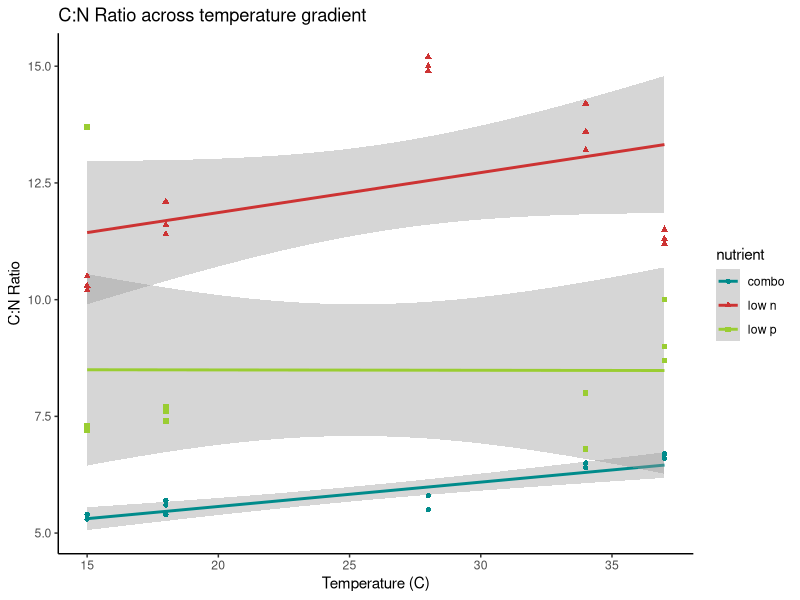
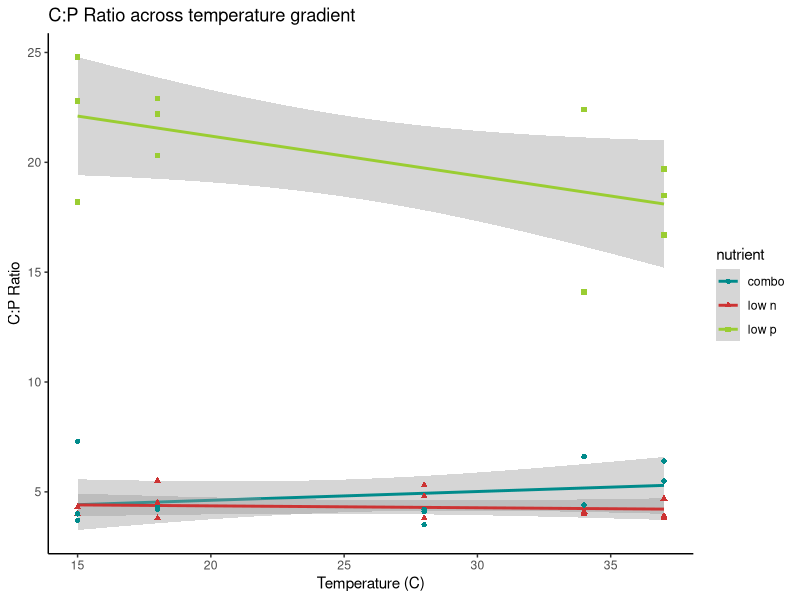
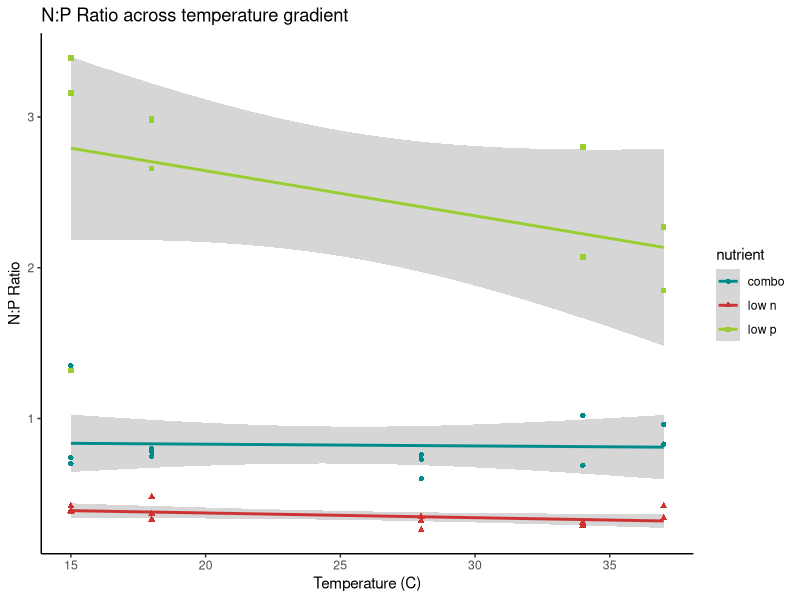
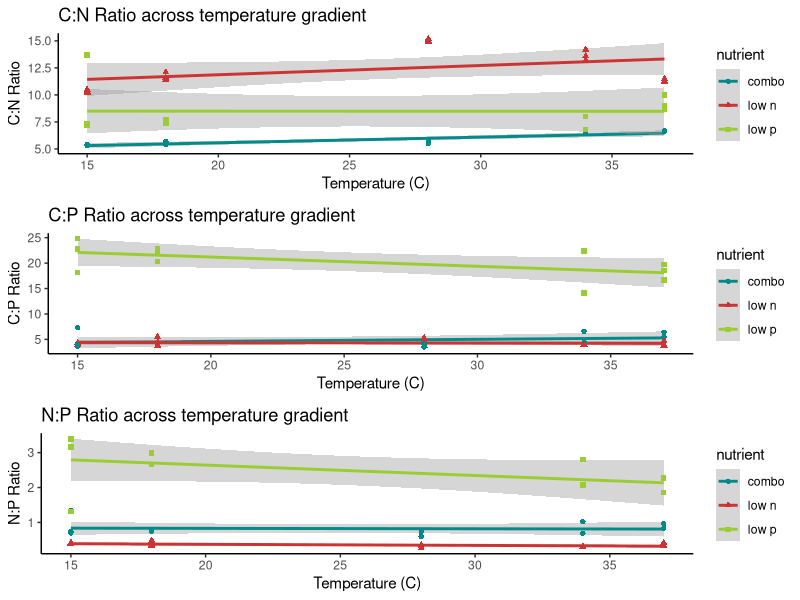
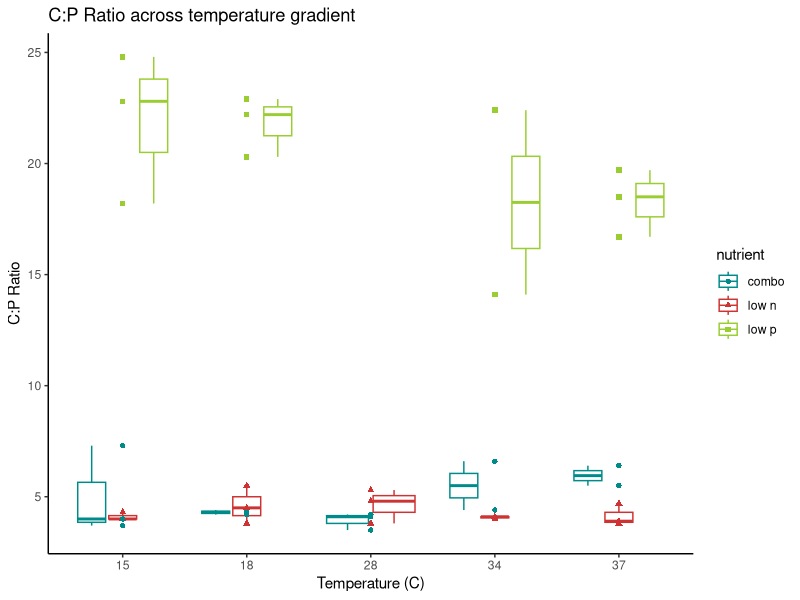
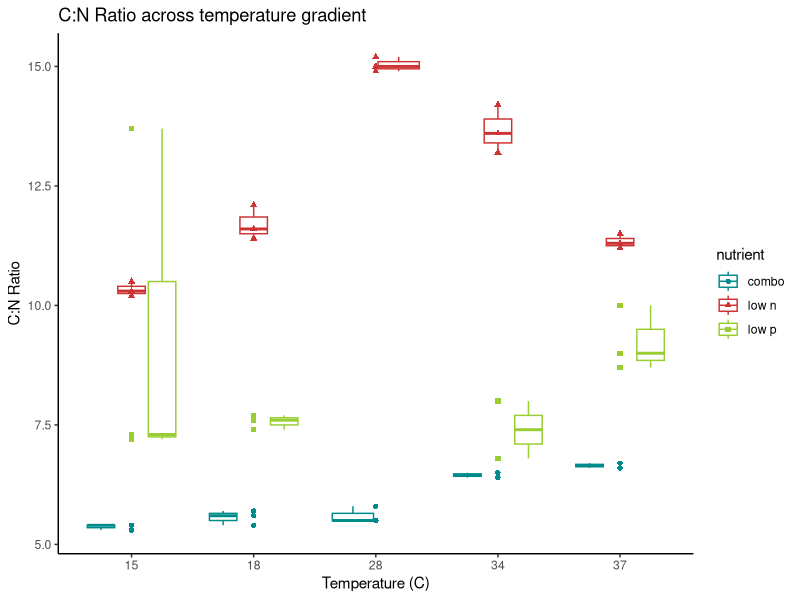
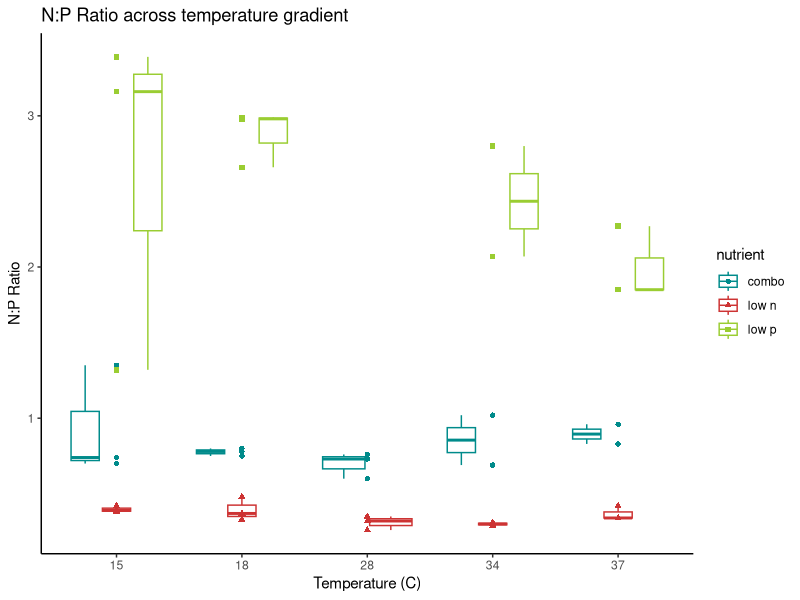
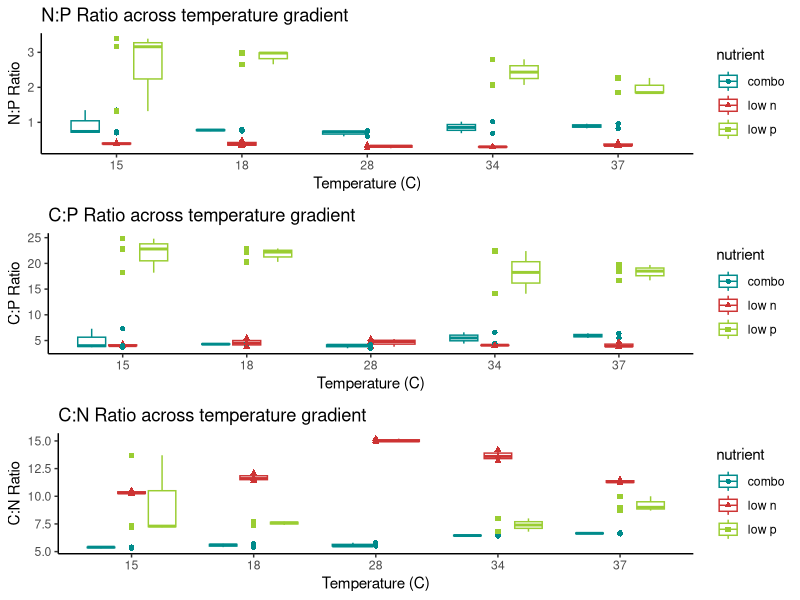

Write R code to recreate these figures, in order.
## ---- chunk 1
knitr::opts_chunk$set(echo = TRUE)
## ---- chunk 2
install.packages("gridExtra")
install.packages("dplyr")
install.packages("tidyverse")
install.packages('plyr', repos = "http://cran.us.r-project.org")

library(tidyverse)
library(gridExtra)
library(dplyr)

CNP_data<-read.csv("tidy_CNP_vis_TEMP.csv")
## ---- chunk 3

##the effect of temperature and nutrient on CP ratio
res.aov2CP <- aov(C_P ~ nutrient * Temperature, data = CNP_data)
summary(res.aov2CP)

##the effect of temperature and nutrient on CN ratio
res.aov2CN <- aov(C_N ~ nutrient * Temperature, data = CNP_data)
summary(res.aov2CN)
##the effect of temperature and nutrient on NP ratio
res.aov2NP <- aov(N_P ~ nutrient * Temperature, data = CNP_data)
summary(res.aov2NP)
## ---- chunk 4

##These are linear regression plots of the different ratios of the three nutrients across thermal gradient, colored by the nutrient environmen

CN_linear<-ggplot(CNP_data, aes(x=Temperature, y=C_N,
                              color=nutrient, shape=nutrient))+
  geom_smooth(method="lm")+
  geom_point()+
  theme_classic()+
  scale_color_manual(values = c("darkcyan", "brown3", "yellowgreen", "orange"))+
  xlab("Temperature (C)")+
  ylab("C:N Ratio")+
  ggtitle("C:N Ratio across temperature gradient")
CN_linear


CP_linear<-ggplot(CNP_data, aes(x=Temperature, y=C_P,
                         color=nutrient, shape=nutrient))+
  geom_smooth(method="lm")+
  geom_point()+
  theme_classic()+
  scale_color_manual(values = c("darkcyan", "brown3", "yellowgreen", "orange"))+
  xlab("Temperature (C)")+
  ylab("C:P Ratio")+
  ggtitle("C:P Ratio across temperature gradient")
CP_linear

NP_linear<-ggplot(CNP_data, aes(x=Temperature, y=N_P,
                         color=nutrient, shape=nutrient))+
  geom_smooth(method="lm")+
  geom_point()+
  theme_classic()+
  scale_color_manual(values = c("darkcyan", "brown3", "yellowgreen", "orange"))+
  xlab("Temperature (C)")+
  ylab("N:P Ratio")+
  ggtitle("N:P Ratio across temperature gradient")
NP_linear


arranged<-grid.arrange(CN_linear, CP_linear, NP_linear)

##These are boxplots of the same data (though less accurate because there are only 3 data points per treatment (tempxnutrient))
CP_boxplot<-ggplot(CNP_data, aes(x=as.factor(Temperature), y=C_P,
                                 color=nutrient, shape=nutrient))+
  geom_boxplot()+
  geom_point()+
  theme_classic()+
  scale_color_manual(values = c("darkcyan", "brown3", "yellowgreen", "orange"))+
  xlab("Temperature (C)")+
  ylab("C:P Ratio")+
  ggtitle("C:P Ratio across temperature gradient")
CP_boxplot

CN_boxplot<-ggplot(CNP_data, aes(x=as.factor(Temperature), y=C_N,
                                 color=nutrient, shape=nutrient))+
  geom_boxplot()+
  geom_point()+
  theme_classic()+
  scale_color_manual(values = c("darkcyan", "brown3", "yellowgreen", "orange"))+
  xlab("Temperature (C)")+
  ylab("C:N Ratio")+
  ggtitle("C:N Ratio across temperature gradient")
CN_boxplot

NP_boxplot<-ggplot(CNP_data, aes(x=as.factor(Temperature), y=N_P,
                                 color=nutrient, shape=nutrient))+
  geom_boxplot()+
  geom_point()+
  theme_classic()+
  scale_color_manual(values = c("darkcyan", "brown3", "yellowgreen", "orange"))+
  xlab("Temperature (C)")+
  ylab("N:P Ratio")+
  ggtitle("N:P Ratio across temperature gradient")
NP_boxplot


grid.arrange(NP_boxplot, CP_boxplot, CN_boxplot)

##Plots with no ratios and just the percentage of a given element across treatments

N_total_box<-ggplot(CNP_data, aes(x=as.factor(Temperature), y=Per_N,
                              color=nutrient, shape=nutrient))+
  geom_boxplot()+
  geom_point()+
  theme_classic()+
  scale_color_manual(values = c("darkcyan", "brown3", "yellowgreen", "orange"))+
  xlab("Temperature (C)")+
  ylab("Percent N")+
  ggtitle("Percent N across temperature gradient")
N_total_box

P_total_box<-ggplot(CNP_data, aes(x=as.factor(Temperature), y=Per_P,
                              color=nutrient, shape=nutrient))+
  geom_boxplot()+
  geom_point()+
  theme_classic()+
  scale_color_manual(values = c("darkcyan", "brown3", "yellowgreen", "orange"))+
  xlab("Temperature (C)")+
  ylab("Percent P")+
  ggtitle("Percent P across temperature gradient")
P_total_box 

NP_linear<-ggplot(CNP_data, aes(x=Temperature, y=N_P,
                                color=nutrient, shape=nutrient))+
  geom_smooth(method="lm")+
  geom_point()+
  theme_classic()+
  scale_color_manual(values = c("darkcyan", "brown3", "yellowgreen", "orange"))+
  xlab("Temperature (C)")+
  ylab("N:P Ratio")+
  ggtitle("N:P Ratio across temperature gradient")
NP_linear

TotalP_linear<-ggplot(CNP_data, aes(x=Temperature, y=Per_P,
                                    color=nutrient, shape=nutrient))+
  geom_smooth(method="lm")+
  geom_point()+
  theme_classic()+
  scale_color_manual(values = c("darkcyan", "brown3", "yellowgreen", "orange"))+
  xlab("Temperature (C)")+
  ylab("Percent P")+
  ggtitle("Percent P across temperature gradient")
TotalP_linear

TotalN_linear<-ggplot(CNP_data, aes(x=Temperature, y=Per_N,
                                    color=nutrient, shape=nutrient))+
  geom_smooth(method="lm")+
  geom_point()+
  theme_classic()+
  scale_color_manual(values = c("darkcyan", "brown3", "yellowgreen", "orange"))+
  xlab("Temperature (C)")+
  ylab("Percent N")+
  ggtitle("Percent N across temperature gradient")
TotalN_linear
